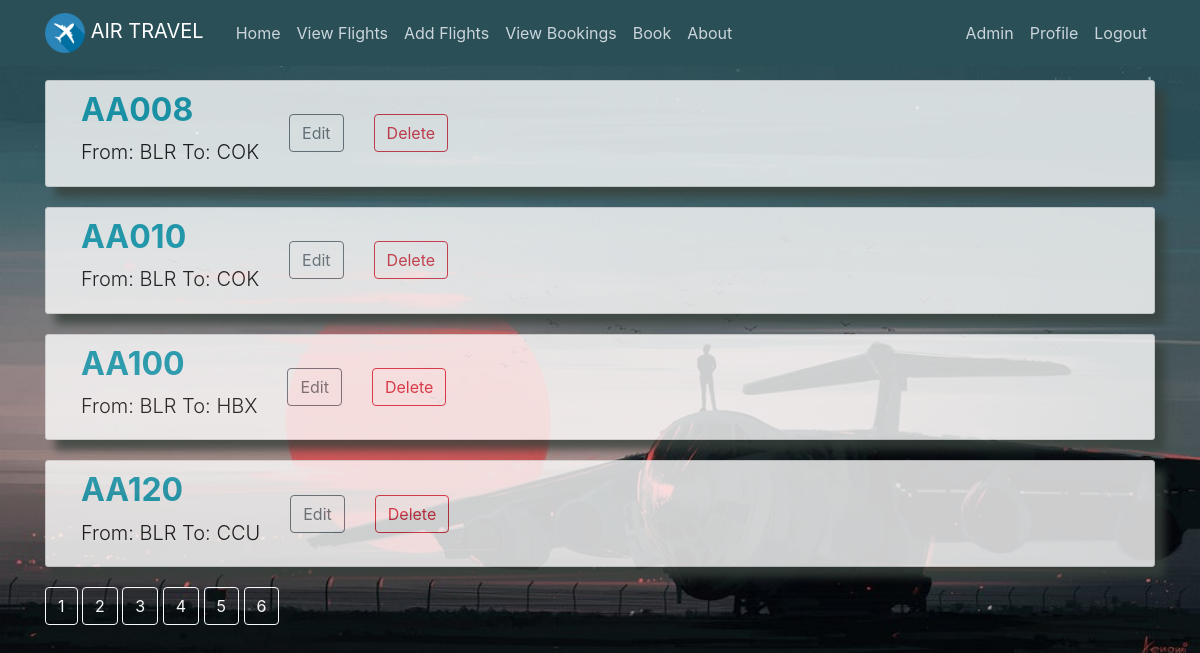
The app's page /flight-all/1 (signed in) with its own data.
### app.py (models this page shows)
class Flight(db.Model):
    __tablename__ = 'flight'
    flight_no = db.Column(db.String(15), primary_key=True)
    airline = db.Column(db.String(20))
    from_place = db.Column(db.String(100))
    to_place = db.Column(db.String(100))
    a_time = db.Column(db.String(20))
    d_time = db.Column(db.String(20))
    price = db.Column(db.Float)
    seats = db.Column(db.Integer)
    full = db.Column(db.Boolean)

### app.py (the view)
@app.route('/flight-all/<int:page_num>', methods=['GET'])
@login_required
def flights_all(page_num):
    qs = Flight.query.paginate(per_page=4,page=page_num,error_out=False)
    return render_template('flights_admin.html', qs=qs)

### app.py (called while the page is built)
def login_required(f):
    @wraps(f)
    def decorated_function(*args, **kwargs):
        if 'login' not in session:
            flash('You need to login', 'danger')
            return redirect(url_for('login', next=request.url))
        return f(*args, **kwargs)
    return decorated_function

### templates/flights_admin.html
{% extends 'base.html' %}
{% block new_content %}
<div class="container">
{% if qs %}
    {% for i in qs.items %}
    <article class="media content-section">
    <table cellpadding="5" >
      <tr>
        <td style="padding:0 15px;"> <h2> <a class="alert-link text-info" href="/flight-get/{{ i.flight_no }}">{{ i.flight_no }} </a><br>
        <small class="lead">From: {{ i.from_place }} To: {{ i.to_place }}</small> </h2></td>
        {% if session['admin'] %}
        <td style="padding:0 15px;"> <a href="/flight-get/update/{{ i.flight_no }}" class="btn btn-outline-secondary">Edit</a></td>
        <td style="padding:0 15px;"> <a href="/flight-get/delete/{{ i.flight_no }}" class="btn btn-outline-danger">Delete</a></td>
        {% endif %}
      </tr>
    </table>
    </article>
    {% endfor %}
    {% for page in qs.iter_pages(left_edge=3, right_edge=3, left_current=3, right_current=3) %}
      {% if page %}
        <a href="{{ url_for('flights_all', page_num=page) }}" class="btn btn-outline-light">{{ page }}</a>
      {% else %}
      ...
      {% endif %}
    {% endfor %}
    <br>
{% else %}
<h3>Airlines data not found</h3>
{% endif %}
</div>
{% endblock %}

### templates/base.html (shortened to what this page needs)
<!DOCTYPE html>
<html lang="en">
<head>
    <link rel="stylesheet" href="https://stackpath.bootstrapcdn.com/bootstrap/4.5.0/css/bootstrap.min.css">
    <link rel="stylesheet" href="/static/css/main.css">
</head>
<body class="imager">
    <header class="site-header">
        <nav class="navbar navbar-expand-md navbar-dark bg-steel fixed-top">
          <div class="container">
            <a class="navbar-brand mr-4" href="/"><img src="/static/media/logo_test4.png" alt="Logo" style="width:40px; background:transparent !important;"> AIR TRAVEL</a>
             <div class="collapse navbar-collapse" id="navbarToggle">
              <div class="navbar-nav mr-auto">
                <a class="nav-item nav-link" href="/">Home</a>
                {% if session['login'] %}
                <a class="nav-item nav-link" href="/flight-all/1">View Flights</a>
                {% if session['admin'] %}
                <a class="nav-item nav-link" href="/flight-insert/">Add Flights</a>
                {% endif %}
                <a class="nav-item nav-link" href="/booking-all/1">View Bookings</a>
                <a class="nav-item nav-link" href="/flight-get/book/">Book</a>
                {% endif %}
                <a class="nav-item nav-link" href="/about/">About</a>
              </div>
              <div class="navbar-nav">
                {% if session['login'] %}
                  {% if session['admin'] %}
                    <a class="nav-item nav-link" href="/user">Admin</a>
                  {% endif %}
                <a class="nav-item nav-link" href="/Profile">Profile</a>
                <a class="nav-item nav-link" href="/logout">Logout</a>
                {% else %}
                <a class="nav-item nav-link" href="/login">Login</a>
                <a class="nav-item nav-link" href="/register">Register</a>
                {% endif %}
              </div>
            </div>
          </div>
        </nav>
      </header>
      {% block new_content %}
      {% endblock %}
 </body>
</html>

### static/css/main.css (style rules this page uses)
body { color: #413f3f !important; margin-top: 5rem ; }
.imager { background: url("/static/media/bg_back.jpg") !important; background-repeat: no-repeat !important; background-size: cover !important; }
h1, h2, h3, h4, h5, h6 { color: #141313 ; }
.bg-steel { background-color: #2a4f57!important; }
.site-header .navbar-nav .nav-link { color: #cbd5db !important; }
.content-section { background: #ffffff; padding: 10px 20px !important; border: 1px solid #dddddd !important; border-radius: 3px !important; margin-bottom: 20px !important; opacity:0.8; box-shadow: 10px 10px 8px #37413b; }

### records on screen
Flight: flight_no "AA008", from_place "BLR", to_place "COK"
Flight: flight_no "AA010", from_place "BLR", to_place "COK"
Flight: flight_no "AA100", from_place "BLR", to_place "HBX"
Flight: flight_no "AA120", from_place "BLR", to_place "CCU"

### other values on screen
{{ page }} "1" "2" "3" "4" "5" "6"
